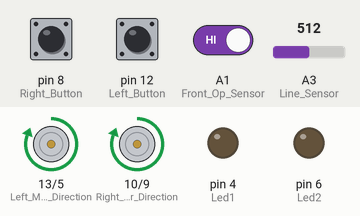
Recording of a sketch running on a simulated Arduino Uno, built with avr-gcc and run on an emulated ATmega328P. Shown: direction and speed pins drawn as motors (green arrow = direction pin HIGH = forward, orange = LOW = backward, longer = more drive), output pins drawn as LEDs (lit = HIGH). Dashed ring = blinking. Inputs (shaded band) come from the test bench; at power-on: pin 8 (Right_Button) HIGH, A3 (Line_Sensor) = 512, pin 12 (Left_Button) HIGH, A1 (Front_Op_Sensor) HIGH.

Above: at 1.2 s.
1.3 s: pin 8 (Right_Button) pulled LOW for 0.15 s
At 1.6 s:
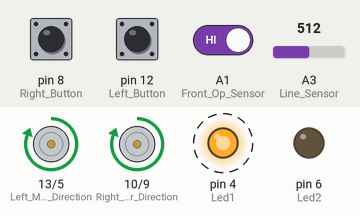
4.3 s: A3 (Line_Sensor) set to 692
At 6.7 s:
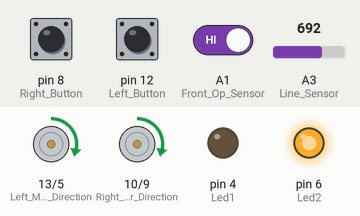
7.3 s: A3 (Line_Sensor) set to 708
At 7.57 s:
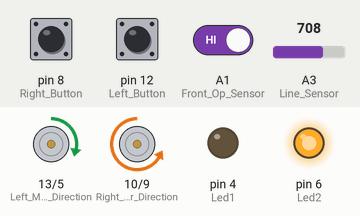
10.3 s: pin 12 (Left_Button) pulled LOW for 1 s
12.9 s: pin 12 (Left_Button) pulled LOW for 0.15 s
At 13.3 s:
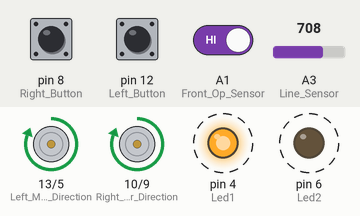
16.0 s: pin 12 (Left_Button) pulled LOW for 3.2 s
Timing chart, 0 to 20.8 s (numbered marks = the images above; inputs shaded):
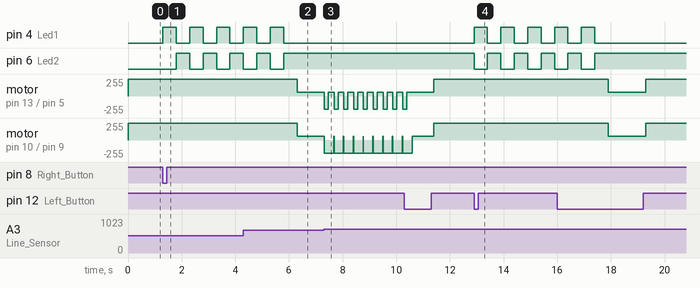

Measured:
- the behaviour switches between 700 and 701 on A3 (Line_Sensor) (found by bisection; images 2 and 3)
- after the input at 1.3 s, pin 4 (Led1): alternates HIGH for 0.50 s and LOW for 0.50 s, starting at once; pin 6 (Led2): alternates HIGH for 0.50 s and LOW for 0.50 s, starting after 0.50 s
- after the input at 7.3 s, motor on pin 13 (Left_Motor_Direction) / pin 5 (Left_Motor_Speed): alternates backward 200/255 for 0.15 s and forward 55/255 for 0.22 s, starting at once; motor on pin 10 (Right_Motor_Direction) / pin 9 (Right_Motor_Speed): alternates backward 200/255 for 0.35 s and forward 55/255 for 0.02 s, starting at once
- after the input at 12.9 s, pin 4 (Led1), pin 6 (Led2): alternates HIGH for 0.50 s and LOW for 0.50 s, starting at once

The sketch:

micro_sumo_corrado.ino
```cpp
/* JSumo Micro Sumo Robot */
//nr ore pierdute pt a face codu`sa mearga relativ bine = ~73 h :)
#define Right_Op_Sensor A0
#define Front_Op_Sensor A1
#define Left_Op_Sensor A2

#define Line_Sensor A3

#define Right_Button 8
#define Left_Button 12
#define Led1 4
#define Led2 6

#define Right_Motor_Direction 10
#define Right_Motor_Speed 9
#define Left_Motor_Direction 13
#define Left_Motor_Speed 5

int Speed2 = 200;
int Last_Value = 1;

int Line_Threshold = 700;


// Control motoare
void Motor(int LeftMotorValue, int RightMotorValue) {

  if (LeftMotorValue < 0) {
    LeftMotorValue = abs(LeftMotorValue);
    digitalWrite(Right_Motor_Direction, LOW);
    analogWrite(Right_Motor_Speed, LeftMotorValue);
  }
  else if (LeftMotorValue > 0) {
    digitalWrite(Right_Motor_Direction, HIGH);
    analogWrite(Right_Motor_Speed, 255 - LeftMotorValue);
  }
  else {
    digitalWrite(Right_Motor_Direction, HIGH);
    analogWrite(Right_Motor_Speed, 255);
  }

  if (RightMotorValue < 0) {
    RightMotorValue = abs(RightMotorValue);
    digitalWrite(Left_Motor_Direction, LOW);
    analogWrite(Left_Motor_Speed, RightMotorValue);
  }
  else if (RightMotorValue > 0) {
    digitalWrite(Left_Motor_Direction, HIGH);
    analogWrite(Left_Motor_Speed, 255 - RightMotorValue);
  }
  else {
    digitalWrite(Left_Motor_Direction, HIGH);
    analogWrite(Left_Motor_Speed, 255);
  }
}


// Opreste motoarele
void MotorStop() {

  digitalWrite(Left_Motor_Direction, HIGH);
  analogWrite(Left_Motor_Speed, 255);

  digitalWrite(Right_Motor_Direction, HIGH);
  analogWrite(Right_Motor_Speed, 255);
}


void setup() {

  pinMode(Left_Button, INPUT_PULLUP);
  pinMode(Right_Button, INPUT_PULLUP);

  pinMode(Left_Op_Sensor, INPUT_PULLUP);
  pinMode(Right_Op_Sensor, INPUT_PULLUP);
  pinMode(Front_Op_Sensor, INPUT_PULLUP);

  pinMode(Left_Motor_Direction, OUTPUT);
  pinMode(Right_Motor_Direction, OUTPUT);

  pinMode(Left_Motor_Speed, OUTPUT);
  pinMode(Right_Motor_Speed, OUTPUT);

  pinMode(Led1, OUTPUT);
  pinMode(Led2, OUTPUT);
}


void loop() {

  // Asteapta startul
  while (digitalRead(Right_Button) == 1 &&
         digitalRead(Left_Button) == 1) {

    MotorStop();
  }

  // Alegem directia de cautare
  if (digitalRead(Right_Button) == 0)
    Last_Value = 2;

  if (digitalRead(Left_Button) == 0)
    Last_Value = 0;


  // Numara 5 secunde
  for (int x = 0; x < 10; x++) {

    if (x % 2 == 0) {
      digitalWrite(Led1, HIGH);
      digitalWrite(Led2, LOW);
    }
    else {
      digitalWrite(Led1, LOW);
      digitalWrite(Led2, HIGH);
    }

    delay(500);
  }


  Motor(Speed2, Speed2);


  while (digitalRead(Right_Button) == 1 &&
         digitalRead(Left_Button) == 1) {
//thanks chat cpt
    // Verifica marginea neagra
    if (analogRead(Line_Sensor) > Line_Threshold) {

      delay(15);

      if (analogRead(Line_Sensor) > Line_Threshold) {

        // Da inapoi
        Motor(-Speed2, -Speed2);
        delay(150);

        // Se intoarce
        Motor(-Speed2, Speed2);
        delay(200);

        // Merge din nou inainte
        Motor(Speed2, Speed2);
      }
    }

    // Senzorul din fata vede adversarul
    else if (digitalRead(Front_Op_Sensor) == 1) {

      Motor(Speed2, Speed2);
      Last_Value = 1;
    }

    // Senzorul din stanga vede adversarul
    else if (digitalRead(Left_Op_Sensor) == 1 &&
             digitalRead(Right_Op_Sensor) == 0) {

      Motor(-Speed2, Speed2);
      Last_Value = 0;
    }

    // Senzorul din dreapta vede adversarul
    else if (digitalRead(Left_Op_Sensor) == 0 &&
             digitalRead(Right_Op_Sensor) == 1) {
          //nigger
      Motor(Speed2, -Speed2);
      Last_Value = 2;
    }

    // Daca nu vede nimic, continua in ultima directie sper ...
    else if (Last_Value == 0) {

      Motor(-Speed2, Speed2);
    }

    else if (Last_Value == 1) {

      Motor(Speed2, Speed2);
    }

    else if (Last_Value == 2) {

      Motor(Speed2, -Speed2);
    }
  }


  // Asteapta sa fie eliberat butonul
  delay(100);

  while (digitalRead(Right_Button) == 0 ||
         digitalRead(Left_Button) == 0);

  delay(100);
} 
```
